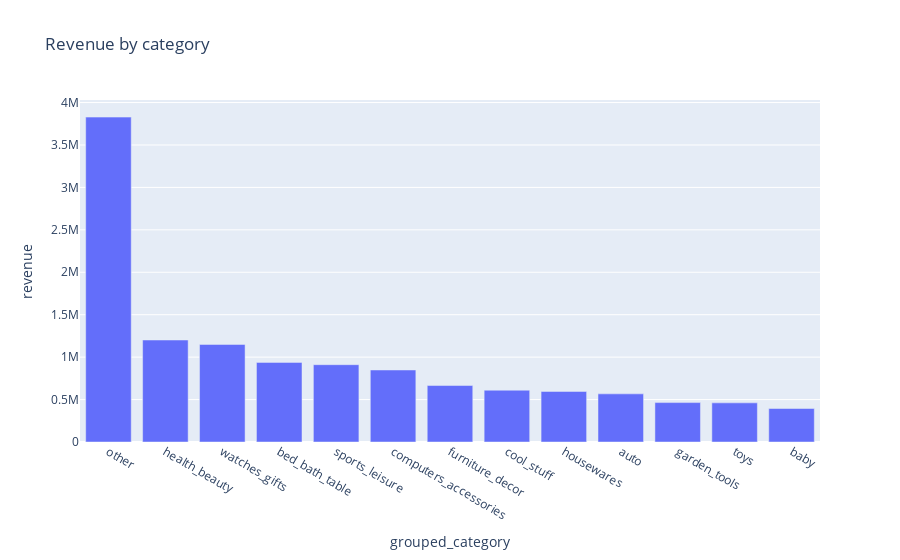

Notebook source saved alongside this figure:
### Code cell
rev_by_cat = _read_sql("cat_by_rev_view")
fig = px.bar(rev_by_cat, x="grouped_category", y="revenue", title="Revenue by category")
fig.show()

### Figure 1 — Plotly figure (JSON) as saved in the notebook; plotly's stock layout.template omitted (floating-point values rounded to 4 significant figures)
{"data": [{"hovertemplate": "grouped_category=%{x}<br>revenue=%{y}<extra></extra>", "legendgroup": "", "marker": {"color": "#636efa", "pattern": {"shape": ""}}, "name": "", "orientation": "v", "showlegend": false, "textposition": "auto", "type": "bar", "x": ["other", "health_beauty", "watches_gifts", "bed_bath_table", "sports_leisure", "computers_accessories", "furniture_decor", "cool_stuff", "housewares", "auto", "garden_tools", "toys", "baby"], "xaxis": "x", "y": [3828000.0, 1202000.0, 1150000.0, 938100.0, 911100.0, 848500.0, 665600.0, 610500.0, 595800.0, 567100.0, 464500.0, 461200.0, 394600.0], "yaxis": "y"}], "layout": {"barmode": "relative", "legend": {"tracegroupgap": 0}, "title": {"text": "Revenue by category"}, "xaxis": {"anchor": "y", "domain": [0, 1], "title": {"text": "grouped_category"}}, "yaxis": {"anchor": "x", "domain": [0, 1], "title": {"text": "revenue"}}}}
